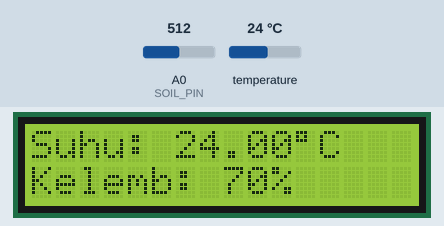
Recording of a sketch running on a simulated Arduino Uno, built with avr-gcc and run on an emulated ATmega328P. On the bench: 16×2 character LCD. Inputs (shaded band) come from the test bench; at power-on: temperature 24 °C, A0 (SOIL_PIN) = 512.

Above: at 2.9 s.
3.0 s: temperature set to 12 °C
At 5.1 s:
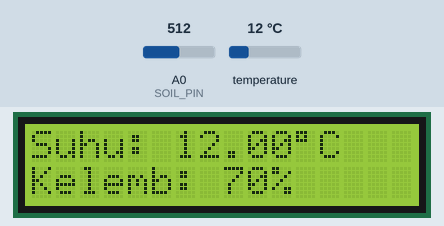
5.6 s: A0 (SOIL_PIN) set to 313
At 8.4 s:
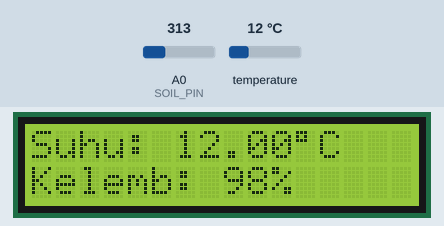
11.3 s: A0 (SOIL_PIN) set to 285
At 14.0 s:
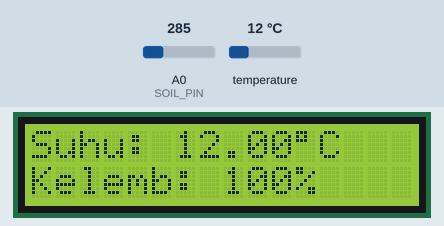
14.6 s: temperature set to 19 °C
At 16.3 s:
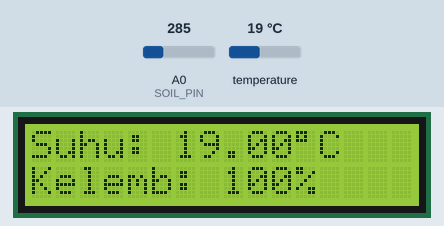
17.0 s: temperature set to 28 °C
At 19.7 s:
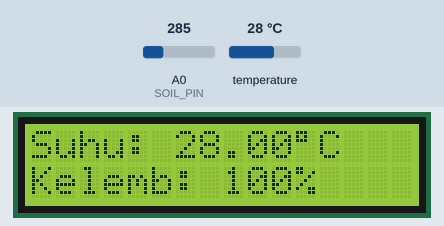
20.0 s: A0 (SOIL_PIN) set to 306
At 23.0 s:
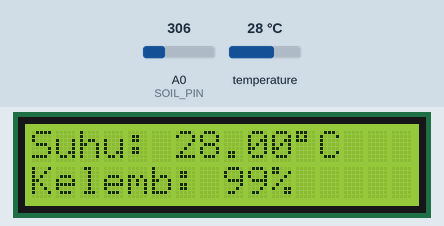
Timing chart, 0 to 24.5 s (numbered marks = the images above; inputs shaded):
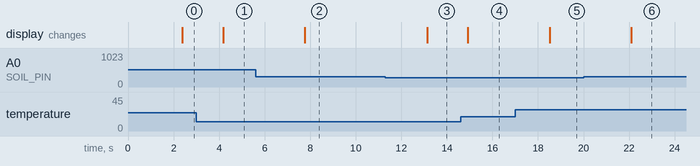

Measured:
- after the input at 3.0 s, the display: changes after 1.2 s (image 1)
- after the input at 5.6 s, the display: changes after 2.2 s (image 2)
- after the input at 11.3 s, the display: changes after 1.8 s (image 3)
- after the input at 14.6 s, the display: changes after 0.33 s (image 4)
- after the input at 17.0 s, the display: changes after 1.5 s (image 5)
- after the input at 20.0 s, the display: changes after 2.1 s (image 6)

The sketch:

main.ino
```cpp
#include <Wire.h>
#include <LiquidCrystal_I2C.h>
#include <OneWire.h>
#include <DallasTemperature.h>

#define ONE_WIRE_BUS 2
#define SOIL_PIN A0

OneWire oneWire(ONE_WIRE_BUS);
DallasTemperature sensors(&oneWire);

LiquidCrystal_I2C lcd(0x27, 16, 2);

void setup() {
  lcd.begin(16, 2);
  lcd.backlight();

  sensors.begin();

  lcd.setCursor(0, 0);
  lcd.print("Soil Monitor");
  delay(1500);
}

void loop() {
  int rawSoil = analogRead(SOIL_PIN);

  int soilPercent = map(rawSoil, 1023, 300, 0, 100);
  soilPercent = constrain(soilPercent, 0, 100);

  sensors.requestTemperatures();
  float tempC = sensors.getTempCByIndex(0);

  lcd.clear();

  lcd.setCursor(0, 0);
  lcd.print("Suhu: ");
  lcd.print(tempC);
  lcd.print((char)223);
  lcd.print("C");

  lcd.setCursor(0, 1);
  lcd.print("Kelemb: ");
  lcd.print(soilPercent);
  lcd.print("%");

  delay(1000);
}
```
